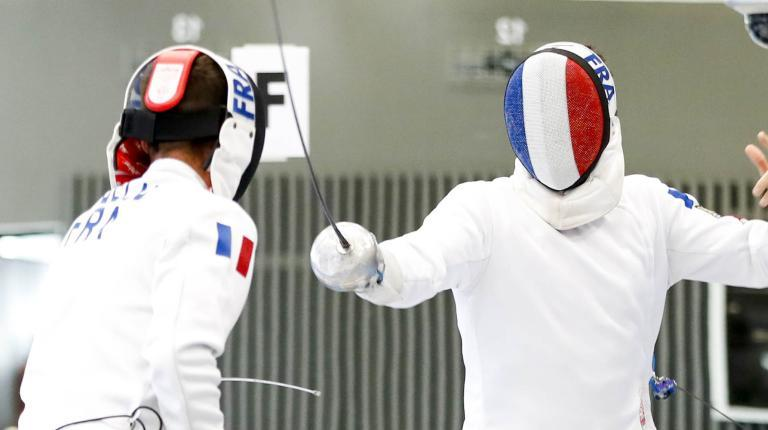
#> input picture image-augmented/escrimeheader.jpg, 768 x 430 px
$ jupyter execute main.ipynb
#> lines starting #> are read from the running program, lines starting #| are printed output that depends on the picture
[cell 1]
import numpy as np
import matplotlib.pyplot as plt
from PIL import Image

[cell 2]
# Charger l'image: escrimeheader.jpg
import os

img_path = os.path.join(os.path.dirname(__file__) if '__file__' in globals() else os.getcwd(), 'escrimeheader.jpg')

img = plt.imread(img_path)
#> img is the input picture: shape (430, 768, 3); mean R, G, B 172.4, 171.4, 165.5

# Normaliser en uint8 [0..255]
if img.dtype != np.uint8:
    img = np.clip(img * 255, 0, 255).astype(np.uint8) if img.max() <= 1.0 else img.astype(np.uint8)

# Si image en RGBA, garder RGB
if img.ndim == 3 and img.shape[2] == 4:
    img = img[:, :, :3]

image = img

plt.figure(figsize=(12, 4))
plt.imshow(image)
plt.title('Image originale (escrimeheader.jpg)')
plt.axis('off')

[cell 3]
# 1. Flip horizontal (NumPy)
image_flipped = image[:, ::-1, :]
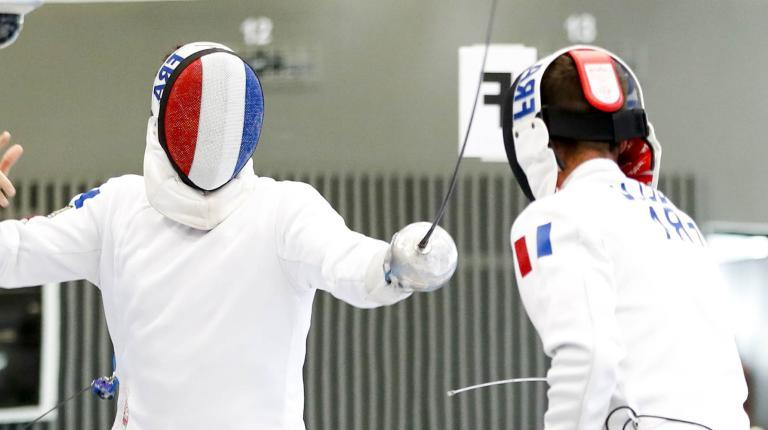
#> image_flipped: shape (430, 768, 3); mean R, G, B 172.4, 171.4, 165.5

plt.figure(figsize=(12, 4))
plt.imshow(image_flipped)
plt.title('Flip horizontal')
plt.axis('off')

[cell 4]
# 2. Rotation aléatoire plus importante (amplitude réglable)
def rotate_pil(img: np.ndarray, angle: float, expand: bool = False):
    """
    Rotation PIL simple.
    - img: numpy array (H, W, 3) en uint8 (0..255)
    - angle: degrés
    - expand=False: garde la même taille (ça peut couper un peu les coins)
    """
#> called with angle = 1.46, expand = False
    img8 = img.astype(np.uint8, copy=False)
    return np.array(
        Image.fromarray(img8).rotate(angle, resample=Image.BILINEAR, expand=expand)
    )
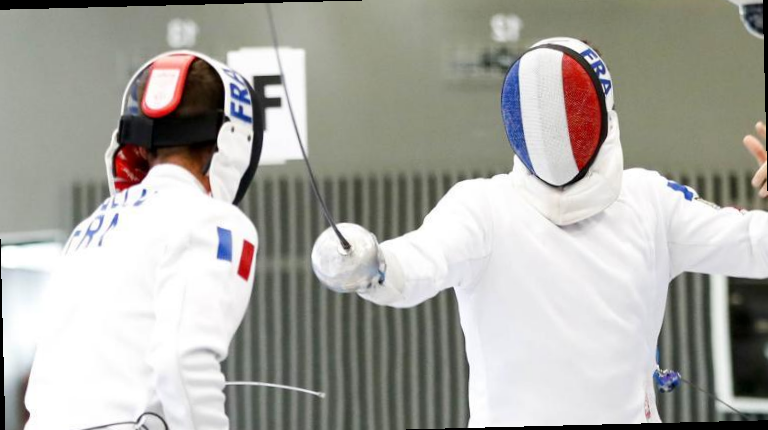
#> returned value: shape (430, 768, 3); mean of channels 0, 1, 2 169.6, 168.6, 162.8; drawn as R, G, B

angle = np.random.uniform(-15, 15)
image_rotated = rotate_pil(image, angle)

plt.figure(figsize=(12, 4))
plt.imshow(image_rotated)
plt.title(f'Rotation ({angle:.1f}°)')
plt.axis('off')

[cell 5]
# 3. Ajout de bruit gaussien
mean = 0.0
std = 100.0

gaussian_noise = np.random.normal(mean, std, image.shape)
image_noisy = np.clip(image.astype(np.float32) + gaussian_noise, 0, 255).astype(np.uint8)
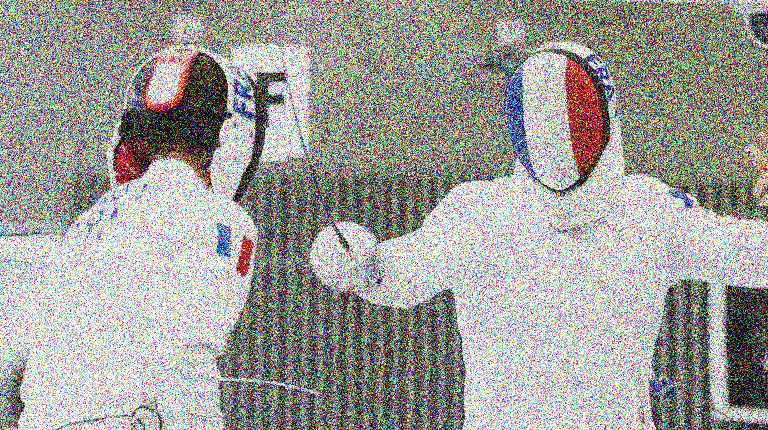
#> image_noisy: shape (430, 768, 3); mean R, G, B 159.3, 158.3, 153.9

plt.figure(figsize=(12, 4))
plt.imshow(image_noisy)
plt.title('Bruit gaussien')
plt.axis('off')

plt.tight_layout()
plt.show()

## Fonction d'augmentation complète

Voici une fonction qui applique toutes les augmentations à la fois:

[cell 6]
def _ensure_uint8_rgb(img: np.ndarray) -> np.ndarray:
    if not isinstance(img, np.ndarray):
        raise TypeError(f"Image attendue: numpy.ndarray, reçu: {type(img)}")

    if img.ndim == 2:
        # grayscale -> RGB
        img = np.stack([img, img, img], axis=-1)
    elif img.ndim == 3 and img.shape[2] == 4:
        # RGBA -> RGB
        img = img[:, :, :3]
    elif img.ndim != 3 or img.shape[2] != 3:
        raise ValueError(f"Image attendue: (H,W,3). Reçu shape={img.shape}.")

    if img.dtype != np.uint8:
        if np.nanmax(img) <= 1.0:
            img = np.clip(img * 255, 0, 255).astype(np.uint8)
        else:
            img = np.clip(img, 0, 255).astype(np.uint8)

    return img


def augment_image_train(
    image: np.ndarray,
    *,
    p_flip: float = 0.5,
    noise_std_range=(15.0, 30.0),
) -> np.ndarray:
    """Augmentation train : rotation + flip horizontal + bruit gaussien."""
#> called with p_flip = 0.5, noise_std_range = (15, 30)

    # Vérif type/format au début
    image = _ensure_uint8_rgb(image)

    augmented = image.copy()

    # 1) Rotation aléatoire (PIL)
    angle = np.random.uniform(-15, 15)
    augmented = rotate_pil(image, angle)
#> call 2 of rotate_pil, with angle = -3.44, expand = False
#> in rotate_pil (call 2), `return np.array( Image.fromarray(img8).rotate(angle, resample=Image.BI..`:
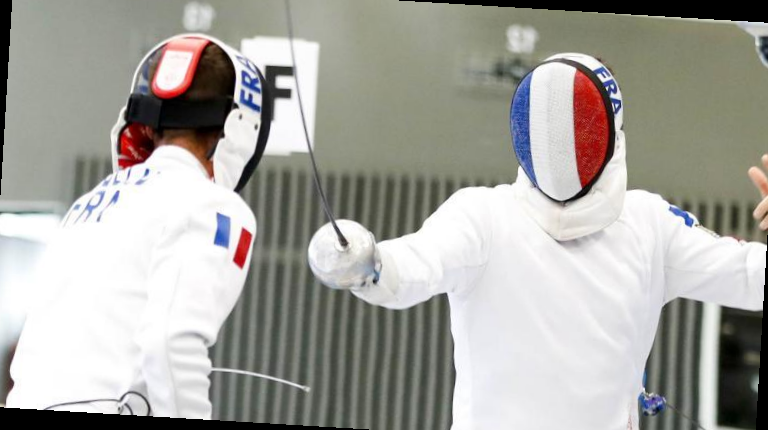
#> returned value: shape (430, 768, 3); mean of channels 0, 1, 2 166.7, 165.6, 159.9; drawn as R, G, B

    # 2) Flip horizontal
    if np.random.rand() < p_flip:
        augmented = augmented[:, ::-1, :]
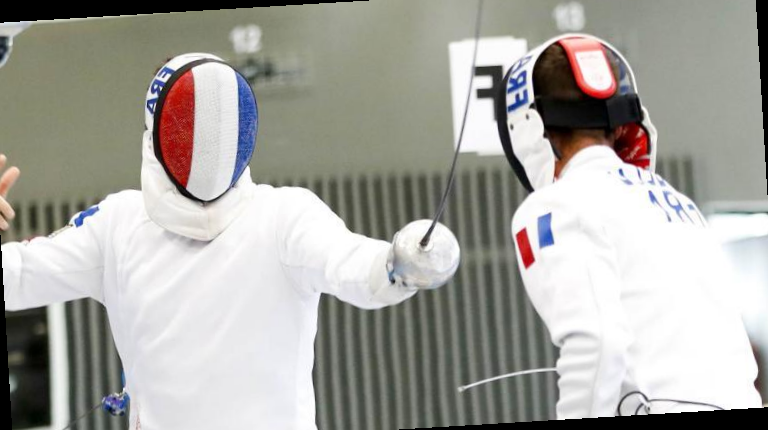
#> augmented: shape (430, 768, 3); mean R, G, B 166.7, 165.6, 159.9

    # 3) Bruit gaussien léger
    std = float(np.random.uniform(noise_std_range[0], noise_std_range[1]))
    noise = np.random.normal(0.0, std, augmented.shape)
    augmented = np.clip(augmented.astype(np.float32) + noise, 0, 255).astype(np.uint8)

    return augmented


# --- Avant / Après (train) ---
augmented = augment_image_train(image)

plt.figure(figsize=(12, 5))
plt.subplot(1, 2, 1)
plt.imshow(image)
plt.title("Avant")
plt.axis("off")

plt.subplot(1, 2, 2)
plt.imshow(augmented)
plt.title("Après augmentation (rotation + flip + bruit)")
plt.axis("off")

plt.tight_layout()
plt.show()
